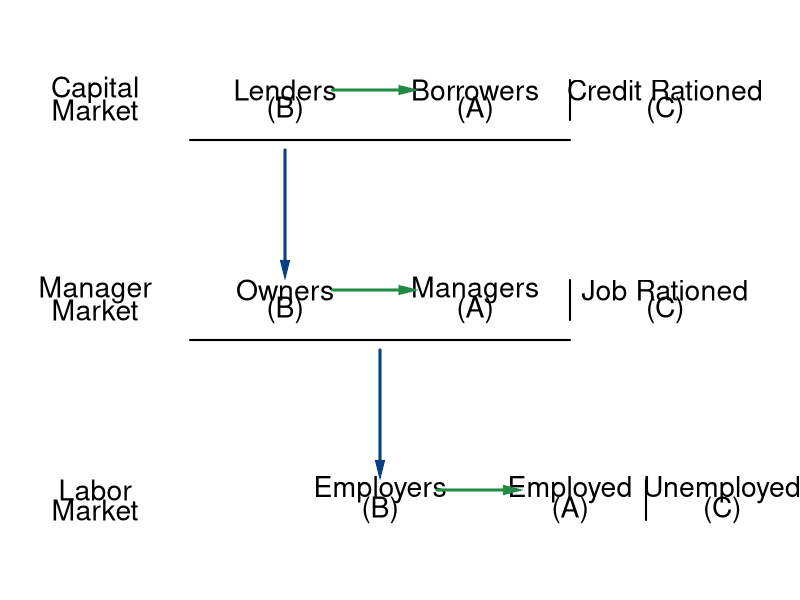

Source code (R):
#Graph Designer: Simon Halliday & Riley Boeth '17
#Authors: Bowles, Foley and Halliday
#Title: Coordination, Conflict and Competition: A Text in Microeconomics

library(shape)
library(plotrix)
pdf(file = "capitalism/economic_political.pdf", width = 10, height = 8)

#Set parameters for graphics
axislabelsize <- 1.5
labelsize <- 1.7
graphlinewidth <- 3
segmentlinewidth <- 2

COL <- c("#7fc97f", "#beaed4", "#fdc086", "#ffff99", "#386cb0", "#f0027f", "#bf5b17", "#666666")
COLA <- c("#e0f3db", "#99d8c9","#66c2a4","#41ae76", "#238b45", "#005824")
COLB <- c("#c6dbef", "#4eb3d3", "#2b8cbe", "#0868ac","#084081")
COLC <- c("#fcfbfd", "#efedf5", "#dadaeb", "#bcbddc", "#9e9ac8", "#807dba", "#6a51a3", "#54278f", "#3f007d")

#Edited the margins to cater for the larger LHS labels
par(mar =  c(0, 0, 0, 2))

#Indifference curves of a risk-averse homo economicus (2nd graph out of the two for 4.7)

#Add limits on axes and levels of utility for each indifference curve
ylims <- c(0, 30)
xlims <- c(0, 40)

npts <- 501 
x <- seq(xlims[1], xlims[2], length.out = npts)
y <- seq(ylims[1], ylims[2], length.out = npts) 

plot(0, 0, xlim = xlims, ylim = ylims, type = "n",
     xlab = expression(paste("")),
     ylab = expression(paste("")), 
     xaxt = "n", 
     yaxt = "n", 
     cex.lab = axislabelsize, 
     bty = "n", 
     xaxs="i", 
     yaxs="i"
)


#axis(1,at = ticksx,  pos = 0, labels = xlabels)
#axis(2,at = ticksy,  pos = 0, labels = ylabels, las = 1)


#draw.circle(35, 5, 2, nv = 1000, border = COLA[5], col = COLA[1], lty = 1, lwd = 3)
# text(30, 6, expression(paste(C)), xpd = TRUE, cex = labelsize)
# text(30, 4, expression(paste(y^C == 2)), xpd = TRUE, cex = labelsize)


#Arrow between 2 and 4
#Arrows(9, 5, 32, 5,  col = COLB[5], lty = 1, lwd = 3, code = 3, arr.type = "triangle", arr.lwd = 0.5)

#draw.circle(5, 5, 3, nv = 1000, border = COLA[5], col = COLA[1], lty = 1, lwd = 3)
# text(5, 6, expression(paste(B)), xpd = TRUE, cex = labelsize)
# text(5, 4, expression(paste(y^B == 4)), xpd = TRUE, cex = labelsize)

#Arrow between 4 and 10
#Arrows(6, 9, 16, 25,  col = COLB[5], lty = 1, lwd = 3, code = 3, arr.type = "triangle", arr.lwd = 0.5)


text(5, 25.5, expression(paste("Capital")), xpd = TRUE, cex = labelsize)
text(5, 24.5, expression(paste("Market")), xpd = TRUE, cex = labelsize)

text(15, 25.5, expression(paste("Lenders")), xpd = TRUE, cex = labelsize)
text(15, 24.5, expression(paste("(B)")), xpd = TRUE, cex = labelsize)

text(25, 25.5, expression(paste("Borrowers")), xpd = TRUE, cex = labelsize)
text(25, 24.5, expression(paste("(A)")), xpd = TRUE, cex = labelsize)

text(35, 25.5, expression(paste("Credit Rationed")), xpd = TRUE, cex = labelsize)
text(35, 24.5, expression(paste("(C)")), xpd = TRUE, cex = labelsize)

segments(10, 23, 30, 23, lty = 1, col = "black" , lwd = 2)

segments(30, 24, 30, 26, lty = 1, col = "black" , lwd = 2)


text(5, 15.5, expression(paste("Manager")), xpd = TRUE, cex = labelsize)
text(5, 14.5, expression(paste("Market")), xpd = TRUE, cex = labelsize)

text(15, 15.5, expression(paste("Owners")), xpd = TRUE, cex = labelsize)
text(15, 14.5, expression(paste("(B)")), xpd = TRUE, cex = labelsize)

text(25, 15.5, expression(paste("Managers")), xpd = TRUE, cex = labelsize)
text(25, 14.5, expression(paste("(A)")), xpd = TRUE, cex = labelsize)

text(35, 15.5, expression(paste("Job Rationed")), xpd = TRUE, cex = labelsize)
text(35, 14.5, expression(paste("(C)")), xpd = TRUE, cex = labelsize)

segments(10, 13, 30, 13, lty = 1, col = "black" , lwd = 2)

segments(30, 14, 30, 16, lty = 1, col = "black" , lwd = 2)


text(5, 5.5, expression(paste("Labor")), xpd = TRUE, cex = labelsize)
text(5, 4.5, expression(paste("Market")), xpd = TRUE, cex = labelsize)

text(20, 5.5, expression(paste("Employers")), xpd = TRUE, cex = labelsize)
text(20, 4.5, expression(paste("(B)")), xpd = TRUE, cex = labelsize)

text(30, 5.5, expression(paste("Employed")), xpd = TRUE, cex = labelsize)
text(30, 4.5, expression(paste("(A)")), xpd = TRUE, cex = labelsize)

text(38, 5.5, expression(paste("Unemployed")), xpd = TRUE, cex = labelsize)
text(38, 4.5, expression(paste("(C)")), xpd = TRUE, cex = labelsize)

#segments(10, 13, 30, 13, lty = 1, col = "black" , lwd = 2)

segments(34, 4, 34, 6, lty = 1, col = "black" , lwd = 2)


#draw.circle(20, 30, 5, nv = 1000, border = COLA[5], col = COLA[1], lty = 1, lwd = 3)
#text(20, 30, expression(paste(A)), xpd = TRUE, cex = labelsize)


# text(20, 28, expression(paste(y^A == 10)), xpd = TRUE, cex = labelsize)

#Arrow between levels
#Capital to Manager
Arrows(15, 22.5, 15, 16.5,  col = COLB[5], lty = 1, lwd = 3, code = 2, arr.type = "triangle", arr.lwd = 0.5)
#Manager to Labor
Arrows(20, 12.5, 20, 6.5,  col = COLB[5], lty = 1, lwd = 3, code = 2, arr.type = "triangle", arr.lwd = 0.5)

#Arrow within levels
#Lender to Borrower
Arrows(17.5, 25.5, 21.5, 25.5,  col = COLA[5], lty = 1, lwd = 3, code = 2, arr.type = "triangle", arr.lwd = 0.5)
#Manager to Labor
Arrows(17.5, 15.5, 21.5, 15.5,  col = COLA[5], lty = 1, lwd = 3, code = 2, arr.type = "triangle", arr.lwd = 0.5)
#Employer to Employee
Arrows(23, 5.5, 27, 5.5,  col = COLA[5], lty = 1, lwd = 3, code = 2, arr.type = "triangle", arr.lwd = 0.5)

#Bottom of frame
# segments(14, 10, 26, 10, lty = 1, col = "black" , lwd = 1)
# #Top of frame
# segments(14, 18, 26, 18, lty = 1, col = "black" , lwd = 1)
# #Left of frame
# segments(14, 10, 14, 18, lty = 1, col = "black" , lwd = 1)
# #Right of frame
# segments(26, 10, 26, 18, lty = 1, col = "black" , lwd = 1)


dev.off()
